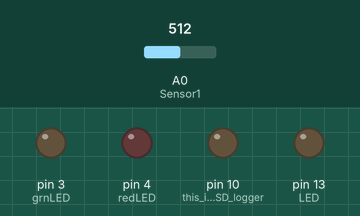
This sketch was run on a simulated Arduino Uno, built with avr-gcc and run on an emulated ATmega328P. On the bench: output pins drawn as LEDs (lit = HIGH). The test bench sets the inputs (shaded band); at power-on: A0 (Sensor1) = 512. The local clock reads 2024-03-15 10:24:30 at power-on unless the sketch sets it; storage starts empty; what the sketch prints to the serial monitor is not drawn.

Above: at 0.1 s.
Timing chart, 0 to 33.8 s (numbered marks = the images above):
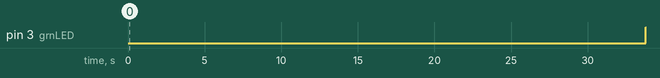

The sketch:

MillLoggerSpinlab.ino
```cpp
//#include <SdFat.h>  //Optional SD Library in case of stack heap collisions et cetera
//SdFat SD;           //(I think this requires FAT16 though)
#include <SD.h> //Original SD Library
#include <SPI.h> //Load SPI Library - MAY NOT NEED
#include <SoftwareSerial.h> //Load the Software Serial library
#include <RTClib.h>
#include <Wire.h>
RTC_DS1307 RTC;            //define logger RTC object
#define chipSelect 10 //For SD logger. BTW- SD logger uses digital pins 10-13 and analog 4-5
#define LED   13   //Arduino onboard LED pin
#define grnLED 3   //green LED on logger
#define redLED 4   //red LED on logger
#define LOG_INTERVAL 49 //How long do we want between log intervals (in ms)?
                         //To make this accurate, see the millis column to confirm.
                         //For example, 999ms might = 1 sec if it takes the Arduino
                         //1ms to do its reading and recording. So, the time it takes
                         //to take/record should be subtracted from the log interval.
File logFile; //Data object you will write your sensor data to
SoftwareSerial mySerial(6, 7); //Initialize the Software Serial port
uint32_t timer = millis(); //Sets milliseconds since Arduino on timer


#define Sensor1 14 //Sensor1 uses pin A0
//#define Sensor2 15 //Sensor2 uses pin A1
//#define Sensor3 16 //Sensor3 uses pin A2
//#define Trigger 17 //Trigger uses pin A3
//#define Sensor5 18 //Sensor5 uses pin A4
//#define Sensor6 19 //Sensor6 uses pin A5


void setup(){
  Serial.begin(9600);
  Wire.begin();
  RTC.begin();
  pinMode(LED,OUTPUT);
  pinMode(grnLED,OUTPUT);
  pinMode(redLED,OUTPUT);
  pinMode(10, OUTPUT);  //this is for the SD logger

  //**************SD Logger File Setup***********************//
  //*To do: Make this a function instead.
  //see if the card is present and can be initialized. Spinlock if it fails.
  if (!SD.begin(chipSelect)) {
    digitalWrite(redLED, HIGH);
    while(1){};
  }
   // create a NEW file
  char filename[] = "LOGGER00.CSV";     //INPUT a default filename here, replace LOGGER with something
    for (uint8_t i = 0; i < 100; i++) { //and make sure its the same legnth, like COTTON, not MILL
      filename[6] = i/10 + '0';         //but MILLXX would work since 6 letters. You get the point (I hope).
      filename[7] = i%10 + '0';
      if (! SD.exists(filename)) {
        // only open a new file if it doesn't exist
        logFile = SD.open(filename, FILE_WRITE);
        break;  // leave the loop!
       }
  }
  //open up the logFile, spinlock if it fails.
  logFile = SD.open(filename, FILE_WRITE);
  if( ! logFile ) {
    digitalWrite(redLED,HIGH);
    while(1){};
  }
  //Print header to file, keep this in order of what data you log in the loop.
  //This would be your first row on your Excel spreadsheet
  //Uncomment and enter comma separated values to your needs.
  logFile.println(F("millis,Date,Time,Sensor1,Sensor2,Sensor3,Trigger,Sensor1Volts,Sensor1Amps,Sensor2Volts,Sensor2Amps,Sensor3Volts,Sensor3Amps,TriggerVolts"));

  //*************END SD Logger File Setup**********************//
  delay(500); //I put this in here for the SpinLab, so it doesnt start the record trigger when it senses
              //the transient load spike of the vacuum motor starting.
}//END SETUP

void loop(){


  // approximately every 5 seconds or so, print out the current stats
  if (millis() - timer > LOG_INTERVAL) {
  timer = millis(); // reset the timer
  DateTime now;    //this retrieves a new date/time
  now = RTC.now(); //fetch RTC time

//****Begin Sensor Reading****//
//To do: make this a function
    int SensorADC1 = analogRead(Sensor1);
//    int SensorADC2 = analogRead(Sensor2);
//    int SensorADC3 = analogRead(Sensor3);
//    int SensorADC4 = analogRead(Trigger);
//    int SensorADC5 = analogRead(Sensor5);
//    int SensorADC6 = analogRead(Sensor6);

//****End Sensor Reading****//

Serial.println(SensorADC1);
if(SensorADC1 > 50){ //This is the Trigger, so this would set it to log only when the machine
                  //is running and feeding the Trigger input a signal.

  digitalWrite(grnLED,HIGH); //Set onboard LED HIGH while logging

  logFile.print(millis());              //millis since Arduino on
  logFile.print(F(", "));               //comma and space for Comma Separated Values
  logFile.print(now.unixtime());        //Epoch time: seconds since 1/1/1970 cell- 'stamp' unix epoch time (in Excel try =CELL/(60*60*24)+"1/1/1970" to convert)
  logFile.print(F(", "));
  logFile.print(now.hour(), DEC);       //RTD hour:minute:second time cell
  logFile.print(F(":"));
  logFile.print(now.minute(), DEC);     //RTD hour:minute:second time cell
  logFile.print(F(":"));
  logFile.print(now.second(), DEC);     //RTD hour:minute:second time cell
  logFile.print(F(", "));
  logFile.print(SensorADC1);               //Sensor 1 (connected to A0)
  logFile.print(F(", "));
//  logFile.print(SensorADC2);               //Sensor 2 (connected to A1)
//  logFile.print(F(", "));
//  logFile.print(SensorADC3);               //Sensor 3 (connected to A2)
//  logFile.print(F(", "));
//  logFile.print(SensorADC4);               //Sensor 3 (connected to A2)
//  logFile.print(F(", "));
//  logFile.print(SensorADC5);               //Sensor 3 (connected to A2)
//  logFile.print(F(", "));
//  logFile.print(SensorADC6);               //Sensor 3 (connected to A2)
//  logFile.print(F(", "));
//  float SensorVolts1 = SensorADC1 * (5.0 / 1023.0);   //ADC-to-Volts math
//  logFile.print(SensorVolts1);                         //Volts1
//  logFile.print(F(", "));
//  float SensorAmps1 = map(SensorADC1, 0, 1023, 0, 20);//ADC-to-Amps scaled math
//  logFile.print(SensorAmps1);                          //Amps1
//  logFile.print(F(", "));
//  float SensorVolts2 = SensorADC2 * (5.0 / 1023.0);   //ADC-to-Volts math
//  logFile.print(SensorVolts2);                         //Volts2
//  logFile.print(F(", "));
//  float SensorAmps2 = map(SensorADC2, 0, 1023, 0, 20);//ADC-to-Amps scaled math
//  logFile.print(SensorAmps2);                          //Amps2
//  logFile.print(F(", "));
//  float SensorVolts3 = SensorADC3 * (5.0 / 1023.0);   //ADC-to-Volts math
//  logFile.print(SensorVolts3);                         //Volts3
//  logFile.print(F(", "));
//  float SensorAmps3 = map(SensorADC3, 0, 1023, 0, 20);//ADC-to-Amps scaled math
//  logFile.print(SensorAmps3);                          //Amps3
//  logFile.print(F(", "));
//  float SensorVolts4 = SensorADC4 * (5.0 / 1023.0);   //ADC-to-Volts math
//  logFile.print(SensorVolts4);                         //Volts4
//  logFile.print(F(", "));
//  float SensorAmps4 = map(SensorADC4, 0, 1023, 0, 20);//ADC-to-Amps scaled math
//  logFile.print(SensorAmps4);                          //Amps4
//  logFile.print(F(", "));
//  float SensorVolts5 = SensorADC5 * (5.0 / 1023.0);   //ADC-to-Volts math
//  logFile.print(SensorVolts5);                         //Volts5
//  logFile.print(F(", "));
//  float SensorAmps5 = map(SensorADC5, 0, 1023, 0, 20);//ADC-to-Amps scaled math
//  logFile.print(SensorAmps5);                          //Amps5
//  logFile.print(F(", "));
//  float SensorVolts6 = SensorADC6 * (5.0 / 1023.0);   //ADC-to-Volts math
//  logFile.print(SensorVolts6);                         //Volts6
//  logFile.print(F(", "));
//  float SensorAmps6 = map(SensorADC6, 0, 1023, 0, 20);//ADC-to-Amps scaled math
//  logFile.print(SensorAmps6);                          //Amps6
//  logFile.print(F(", "));
//  long map(long x, long in_min, long in_max, long out_min, long out_max)
//  {
//  return (x - in_min) * (out_max - out_min) / (in_max - in_min) + out_min;
//  }

  logFile.println("");   //go to next line


  logFile.flush();       //flush logFile cache after write for next read
  digitalWrite(grnLED,LOW); //Set onboard LED LOW when done logging

 }//END if(Trigger > xx)
  }//END if (millis() - timer > LOG_INTERVAL)
}//END loop
```

Measured:
- by itself, pin 3 (grnLED): LOW → HIGH at 33.8 s
